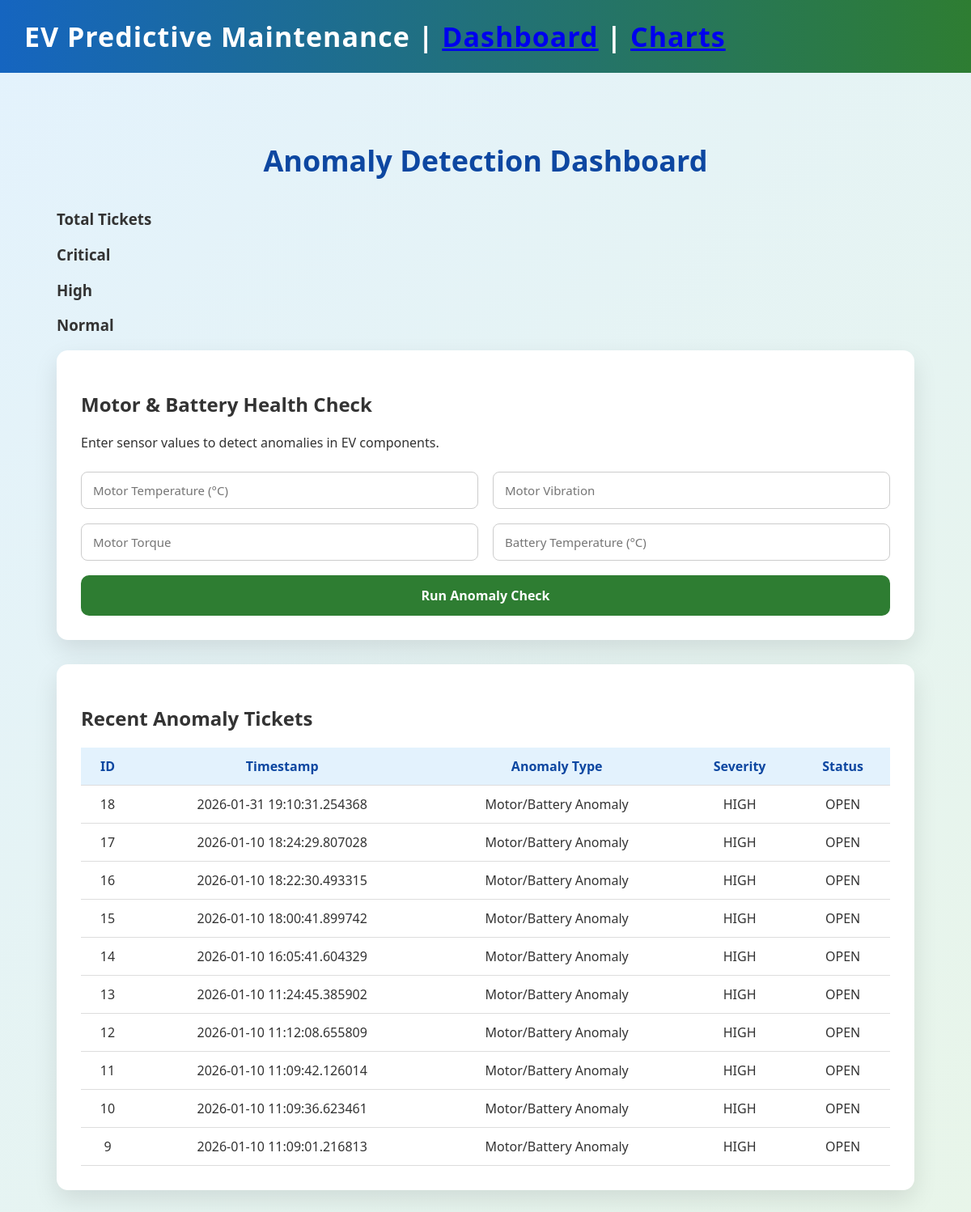
/dashboard, run on the app's committed database.
### tables this page shows
CREATE TABLE tickets (
            id INTEGER PRIMARY KEY AUTOINCREMENT,
            timestamp TEXT,
            anomaly_type TEXT,
            severity TEXT,
            status TEXT
        );

### routes/dashboard.py (the view, shortened to what this page needs)
@dashboard_bp.route("/dashboard", methods=["GET", "POST"])
def dashboard():
    result = None
    tickets = get_recent_tickets()
    return render_template("dashboard.html", result=result, tickets=tickets)

### database/db.py (called while the page is built)
def get_db():
    return sqlite3.connect(DB_PATH)

### services/ticket_service.py (called while the page is built)
def get_recent_tickets(limit=10):
    conn = get_db()
    cur = conn.cursor()
    cur.execute("""
        SELECT id, timestamp, anomaly_type, severity, status
        FROM tickets
        ORDER BY timestamp DESC
        LIMIT ?
    """, (limit,))
    rows = cur.fetchall()
    conn.close()
    return rows

### templates/dashboard.html (shortened to what this page needs)
<!DOCTYPE html>
<html lang="en">
<head>
    <link rel="stylesheet" href="{{ url_for('static', filename='css/style.css') }}">
</head>
<body>
    <div class="navbar">
        EV Predictive Maintenance |
        <a href="/dashboard">Dashboard</a> |
        <a href="/charts">Charts</a>
    </div>
    <div class="container">
        <h1 class="page-title">Anomaly Detection Dashboard</h1>
        <div class="summary-grid">
            <div class="summary-card total">
                <h3>Total Tickets</h3>
            </div>
            <div class="summary-card critical">
                <h3>Critical</h3>
            </div>
            <div class="summary-card high">
                <h3>High</h3>
            </div>
            <div class="summary-card normal">
                <h3>Normal</h3>
            </div>
        </div>
        <div class="card">
            <h2>Motor & Battery Health Check</h2>
            <p>Enter sensor values to detect anomalies in EV components.</p>
            <form method="POST" class="form-grid">
                <input type="number" step="any" name="motor_temp" placeholder="Motor Temperature (°C)" required>
                <input type="number" step="any" name="vibration" placeholder="Motor Vibration" required>
                <input type="number" step="any" name="torque" placeholder="Motor Torque" required>
                <input type="number" step="any" name="battery_temp" placeholder="Battery Temperature (°C)" required>
                <button type="submit">Run Anomaly Check</button>
            </form>
        </div>
        <div class="card" style="margin-top:30px;">
            <h2>Recent Anomaly Tickets</h2>
            <table class="ticket-table">
                <tr>
                    <th>ID</th>
                    <th>Timestamp</th>
                    <th>Anomaly Type</th>
                    <th>Severity</th>
                    <th>Status</th>
                </tr>
                {% for t in tickets %}
                <tr>
                    <td>{{ t[0] }}</td>
                    <td>{{ t[1] }}</td>
                    <td>{{ t[2] }}</td>
                    <td>{{ t[3] }}</td>
                    <td>{{ t[4] }}</td>
                </tr>
                {% endfor %}
            </table>
        </div>
    </div>
</body>
</html>

### static/css/style.css (style rules this page uses)
:root { --primary-blue: #1565c0; --primary-green: #2e7d32; --light-blue: #e3f2fd; --light-green: #e8f5e9; --card-bg: #ffffff; --success: #2e7d32; --danger: #d32f2f; }
* { box-sizing: border-box; font-family: "Segoe UI", Tahoma, sans-serif; }
body { margin: 0; min-height: 100vh; background: linear-gradient( 135deg, var(--light-blue), var(--light-green) ); color: #333; }
.navbar { background: linear-gradient(90deg, var(--primary-blue), var(--primary-green)); padding: 22px 30px; color: white; font-size: 34px; font-weight: 700; letter-spacing: 1px; }
.container { max-width: 1100px; margin: 40px auto; padding: 20px; }
.page-title { text-align:center; font-size: 36px; color: #0d47a1; margin-bottom: 35px; }
.card { background: var(--card-bg); border-radius: 14px; padding: 30px; box-shadow: 0 12px 30px rgba(0, 0, 0, 0.1); transition: transform 0.2s ease, box-shadow 0.2s ease; }
.form-grid { display: grid; grid-template-columns: repeat(2, 1fr); gap: 18px; margin-top: 25px; }
input { padding: 12px 14px; border-radius: 8px; border: 1px solid #ccc; font-size: 15px; }
button { grid-column: span 2; padding: 14px; font-size: 16px; border-radius: 10px; border: none; background: var(--primary-green); color: white; font-weight: 600; cursor: pointer; }
.ticket-table { width: 100%; border-collapse: collapse; margin-top: 15px; }
.ticket-table th, .ticket-table td { padding: 12px; border-bottom: 1px solid #ddd; text-align: center; }
.ticket-table th { background: #e3f2fd; color: #0d47a1; }

### data on the page
tickets: id "18", timestamp "2026-01-31 19:10:31.254368", anomaly_type "Motor/Battery Anomaly", severity "HIGH", status "OPEN"
tickets: id "17", timestamp "2026-01-10 18:24:29.807028", anomaly_type "Motor/Battery Anomaly", severity "HIGH", status "OPEN"
tickets: id "16", timestamp "2026-01-10 18:22:30.493315", anomaly_type "Motor/Battery Anomaly", severity "HIGH", status "OPEN"
tickets: id "15", timestamp "2026-01-10 18:00:41.899742", anomaly_type "Motor/Battery Anomaly", severity "HIGH", status "OPEN"
tickets: id "14", timestamp "2026-01-10 16:05:41.604329", anomaly_type "Motor/Battery Anomaly", severity "HIGH", status "OPEN"
tickets: id "13", timestamp "2026-01-10 11:24:45.385902", anomaly_type "Motor/Battery Anomaly", severity "HIGH", status "OPEN"
tickets: id "12", timestamp "2026-01-10 11:12:08.655809", anomaly_type "Motor/Battery Anomaly", severity "HIGH", status "OPEN"
tickets: id "11", timestamp "2026-01-10 11:09:42.126014", anomaly_type "Motor/Battery Anomaly", severity "HIGH", status "OPEN"
tickets: id "10", timestamp "2026-01-10 11:09:36.623461", anomaly_type "Motor/Battery Anomaly", severity "HIGH", status "OPEN"
tickets: id "9", timestamp "2026-01-10 11:09:01.216813", anomaly_type "Motor/Battery Anomaly", severity "HIGH", status "OPEN"
